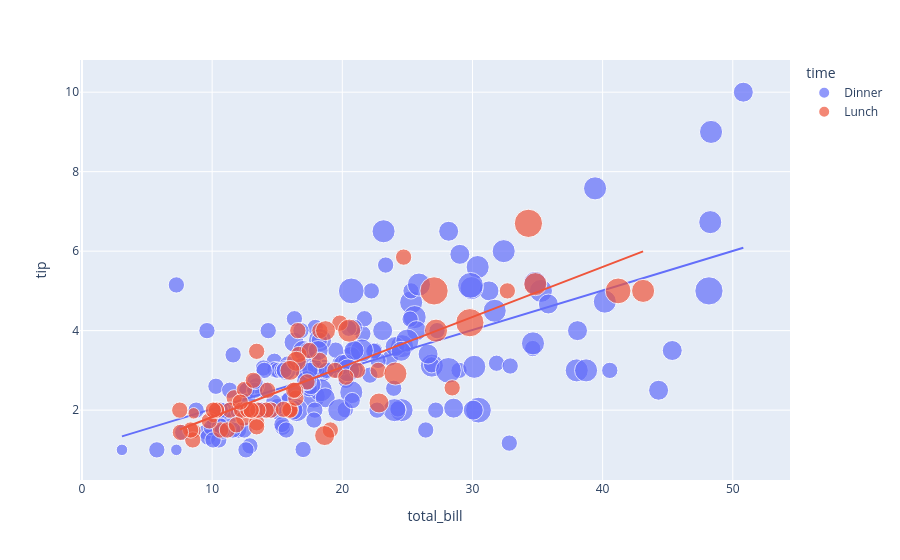

The cell this chart's notebook holds for it:
### Code cell
figure = px.scatter(data_frame=data, x="total_bill", y="tip", size="size", color="time", trendline="ols")
figure.show()

### Figure 1 — Plotly figure (JSON) as saved in the notebook; plotly's stock layout.template omitted (floating-point values rounded to 4 significant figures; data arrays with more than 128 entries replaced by an {"elided": "..."} marker saying what was removed)
{"data": [{"hovertemplate": "time=Dinner<br>total_bill=%{x}<br>tip=%{y}<br>size=%{marker.size}<extra></extra>", "legendgroup": "Dinner", "marker": {"color": "#636efa", "size": {"elided": "176 int values"}, "sizemode": "area", "sizeref": 0.015, "symbol": "circle"}, "mode": "markers", "name": "Dinner", "orientation": "v", "showlegend": true, "type": "scatter", "x": {"elided": "176 float values"}, "xaxis": "x", "y": {"elided": "176 float values"}, "yaxis": "y"}, {"hovertemplate": "<b>OLS trendline</b><br>tip = 0.0994262 * total_bill + 1.03489<br>R<sup>2</sup>=0.400526<br><br>time=Dinner<br>total_bill=%{x}<br>tip=%{y} <b>(trend)</b><extra></extra>", "legendgroup": "Dinner", "marker": {"color": "#636efa", "symbol": "circle"}, "mode": "lines", "name": "Dinner", "showlegend": false, "type": "scatter", "x": {"elided": "176 float values"}, "xaxis": "x", "y": {"elided": "176 float values"}, "yaxis": "y"}, {"hovertemplate": "time=Lunch<br>total_bill=%{x}<br>tip=%{y}<br>size=%{marker.size}<extra></extra>", "legendgroup": "Lunch", "marker": {"color": "#EF553B", "size": [4, 2, 2, 2, 2, 1, 2, 2, 4, 2, 2, 2, 2, 2, 2, 4, 2, 2, 2, 2, 2, 6, 2, 2, 2, 3, 2, 2, 2, 2, 2, 2, 2, 2, 2, 2, 2, 6, 5, 6, 2, 2, 3, 2, 2, 2, 2, 2, 2, 2, 2, 2, 4, 2, 2, 3, 2, 2, 2, 4, 3, 2, 2, 1, 3, 2, 2, 2], "sizemode": "area", "sizeref": 0.015, "symbol": "circle"}, "mode": "markers", "name": "Lunch", "orientation": "v", "showlegend": true, "type": "scatter", "x": [27.2, 22.76, 17.29, 19.44, 16.66, 10.07, 32.68, 15.98, 34.83, 13.03, 18.28, 24.71, 21.16, 10.65, 12.43, 24.08, 11.69, 13.42, 14.26, 15.95, 12.48, 29.8, 8.52, 14.52, 11.38, 22.82, 19.08, 20.27, 11.17, 12.26, 18.26, 8.51, 10.33, 14.15, 16.0, 13.16, 17.47, 34.3, 41.19, 27.05, 16.43, 8.35, 18.64, 11.87, 9.78, 7.51, 19.81, 28.44, 15.48, 16.58, 7.56, 10.34, 43.11, 13.0, 13.51, 18.71, 12.74, 13.0, 16.4, 20.53, 16.47, 12.16, 13.42, 8.58, 15.98, 13.42, 16.27, 10.09], "xaxis": "x", "y": [4.0, 3.0, 2.71, 3.0, 3.4, 1.83, 5.0, 2.03, 5.17, 2.0, 4.0, 5.85, 3.0, 1.5, 1.8, 2.92, 2.31, 1.68, 2.5, 2.0, 2.52, 4.2, 1.48, 2.0, 2.0, 2.18, 1.5, 2.83, 1.5, 2.0, 3.25, 1.25, 2.0, 2.0, 2.0, 2.75, 3.5, 6.7, 5.0, 5.0, 2.3, 1.5, 1.36, 1.63, 1.73, 2.0, 4.19, 2.56, 2.02, 4.0, 1.44, 2.0, 5.0, 2.0, 2.0, 4.0, 2.01, 2.0, 2.5, 4.0, 3.23, 2.2, 3.48, 1.92, 3.0, 1.58, 2.5, 2.0], "yaxis": "y"}, {"hovertemplate": "<b>OLS trendline</b><br>tip = 0.125853 * total_bill + 0.567362<br>R<sup>2</sup>=0.648708<br><br>time=Lunch<br>total_bill=%{x}<br>tip=%{y} <b>(trend)</b><extra></extra>", "legendgroup": "Lunch", "marker": {"color": "#EF553B", "symbol": "circle"}, "mode": "lines", "name": "Lunch", "showlegend": false, "type": "scatter", "x": [7.51, 7.56, 8.35, 8.51, 8.52, 8.58, 9.78, 10.07, 10.09, 10.33, 10.34, 10.65, 11.17, 11.38, 11.69, 11.87, 12.16, 12.26, 12.43, 12.48, 12.74, 13.0, 13.0, 13.03, 13.16, 13.42, 13.42, 13.42, 13.51, 14.15, 14.26, 14.52, 15.48, 15.95, 15.98, 15.98, 16.0, 16.27, 16.4, 16.43, 16.47, 16.58, 16.66, 17.29, 17.47, 18.26, 18.28, 18.64, 18.71, 19.08, 19.44, 19.81, 20.27, 20.53, 21.16, 22.76, 22.82, 24.08, 24.71, 27.05, 27.2, 28.44, 29.8, 32.68, 34.3, 34.83, 41.19, 43.11], "xaxis": "x", "y": [1.513, 1.519, 1.618, 1.638, 1.64, 1.647, 1.798, 1.835, 1.837, 1.867, 1.869, 1.908, 1.973, 2.0, 2.039, 2.061, 2.098, 2.11, 2.132, 2.138, 2.171, 2.203, 2.203, 2.207, 2.224, 2.256, 2.256, 2.256, 2.268, 2.348, 2.362, 2.395, 2.516, 2.575, 2.578, 2.578, 2.581, 2.615, 2.631, 2.635, 2.64, 2.654, 2.664, 2.743, 2.766, 2.865, 2.868, 2.913, 2.922, 2.969, 3.014, 3.061, 3.118, 3.151, 3.23, 3.432, 3.439, 3.598, 3.677, 3.972, 3.991, 4.147, 4.318, 4.68, 4.884, 4.951, 5.751, 5.993], "yaxis": "y"}], "layout": {"legend": {"itemsizing": "constant", "title": {"text": "time"}, "tracegroupgap": 0}, "margin": {"t": 60}, "xaxis": {"anchor": "y", "domain": [0, 1], "title": {"text": "total_bill"}}, "yaxis": {"anchor": "x", "domain": [0, 1], "title": {"text": "tip"}}}}
